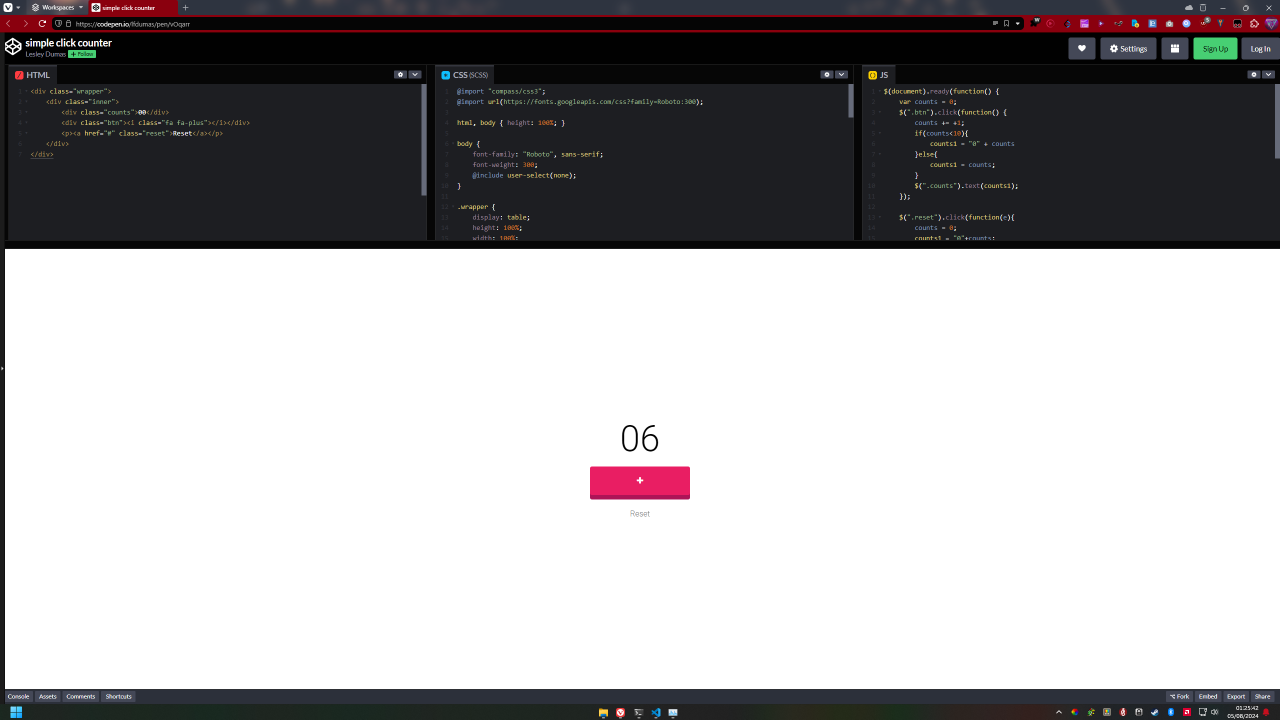
#> input picture __fixtures__/screen-2k.png, 2559 x 1439 px (shown at 1/2 size)
$ python template_matching_opencv.py
#> lines starting #> are read from the running program, lines starting #| are printed output that depends on the picture; after the words box and inside, x2 and y2 are one past the last pixel; in counts of white or black regions, pixels touching at a corner belong together; pictures that were not available may be replaced by others from this repository, and a replacement may not be noted
import cv2
import numpy as np
import time

# Load the source and template images
source_image_path = '__fixtures__/screen-2k.png'  # Replace with your source image path
template_image_path = '__fixtures__/btn.png'  # Replace with your template image path

# Read the images
source_img = cv2.imread(source_image_path)
#> source_img is the input picture: shape (1439, 2559, 3); mean B, G, R 167.6, 166.2, 167.8
template_img = cv2.imread(template_image_path)
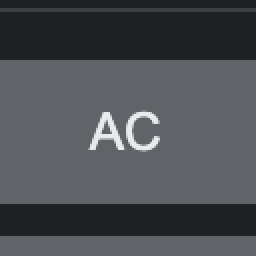
#> input picture __fixtures__/gb-pow2-btn.png, 128 x 128 px, given in place of btn.png, which was not available (shown 2 times larger)
#> template_img is the input picture: shape (128, 128, 3); mean B, G, R 81.6, 77.9, 75.6

# Convert images to grayscale
source_gray = cv2.cvtColor(source_img, cv2.COLOR_BGR2GRAY)
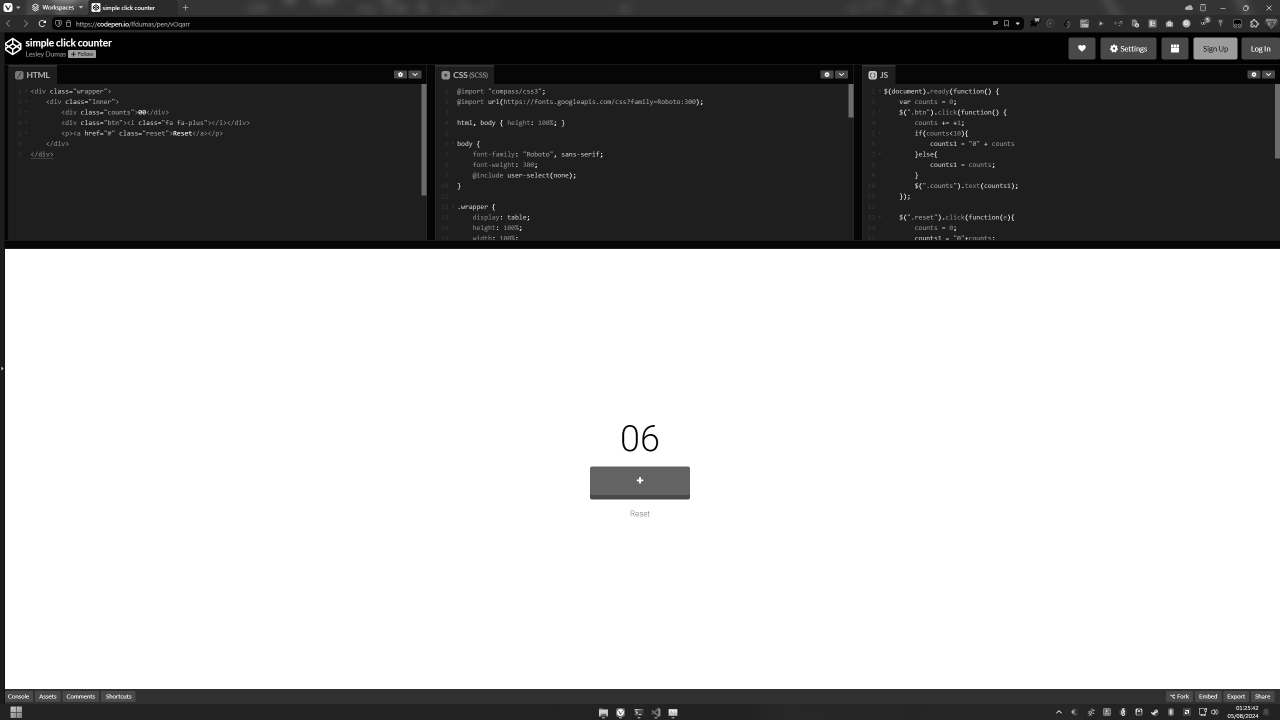
#> source_gray: shape (1439, 2559) (shown at 1/2 size); min 0, max 255, mean 166.8
template_gray = cv2.cvtColor(template_img, cv2.COLOR_BGR2GRAY)

# Start timing
start_time = time.time()

# Perform template matching using cv2.matchTemplate
result = cv2.matchTemplate(source_gray, template_gray, cv2.TM_CCOEFF_NORMED)
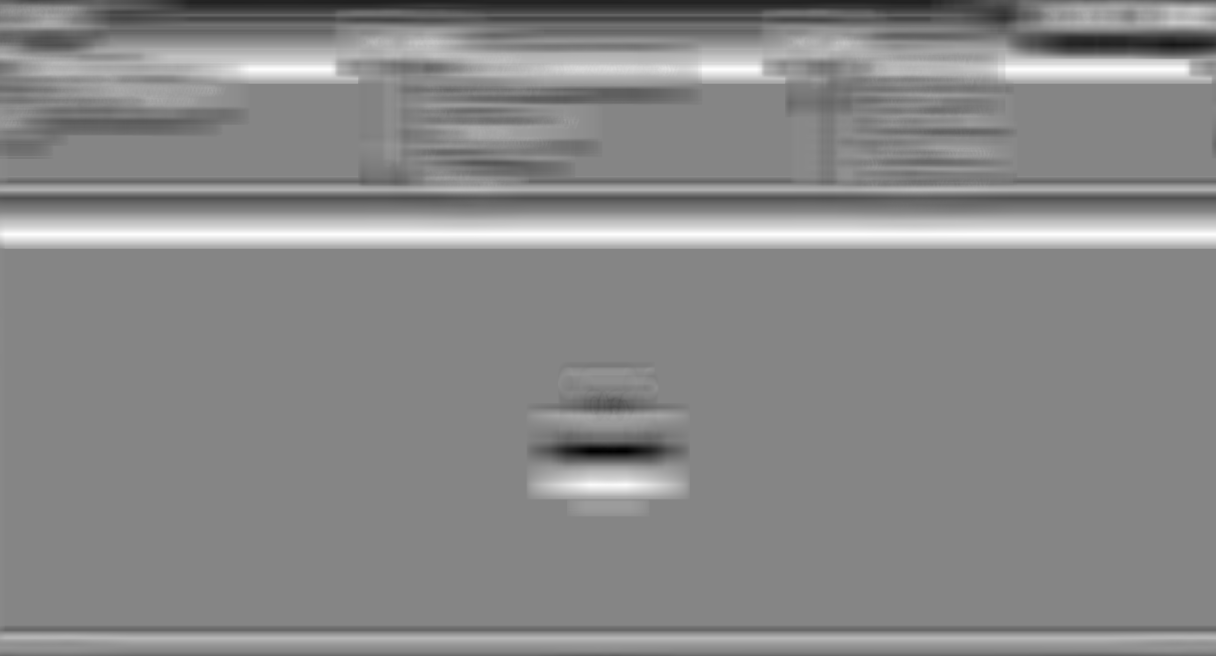
#> result: shape (1312, 2432) float32 (shown at 1/2 size); min -0.711, max 0.649, mean 0.0187; drawn with min black and max white

# Get the best match position
min_val, max_val, min_loc, max_loc = cv2.minMaxLoc(result)
#> min_val = -0.711; max_val = 0.649; min_loc = (1183, 903); max_loc = (146, 468)

# End timing
# End timing
end_time = time.time()
time_taken_ms = (end_time - start_time) * 1000

# Define the bounding box based on the template size
template_height, template_width = template_gray.shape
#> template_height = 128; template_width = 128
top_left = max_loc
#> top_left = (146, 468)
bottom_right = (top_left[0] + template_width, top_left[1] + template_height)
#> bottom_right = (274, 596)

# Draw the bounding box on the source image
cv2.rectangle(source_img, top_left, bottom_right, (0, 255, 0), 2)
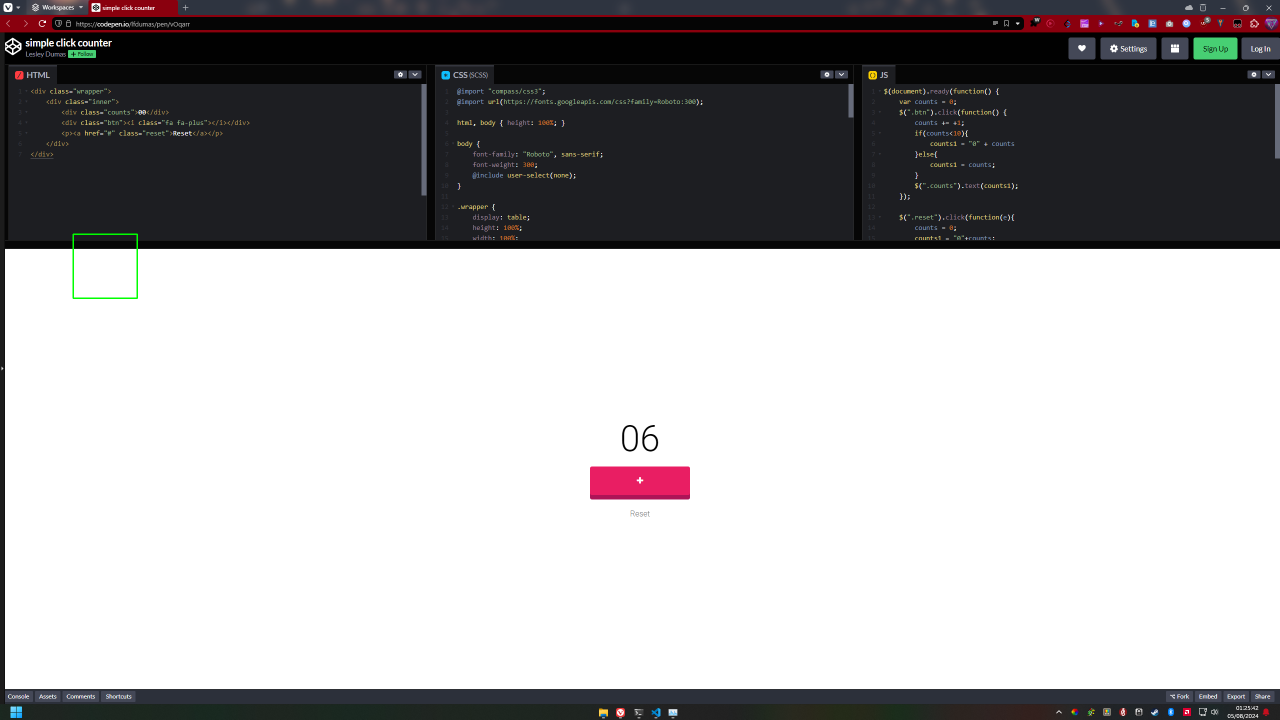
#> source_img: shape (1439, 2559, 3) (shown at 1/2 size); 0.04% of pixels changed, all inside (x1, y1, x2, y2) = (145, 467, 276, 598)

# Display the result
cv2.imshow('Detected Template', source_img)
cv2.waitKey(0)
cv2.destroyAllWindows()

# Save the result image with bounding box
output_image_path = 'matched_result.jpg'  # Path where the result will be saved
cv2.imwrite(output_image_path, source_img)

print(f'Template matching result saved to {output_image_path}')
print(f'Time taken for template matching: {time_taken_ms:.4f} seconds')
